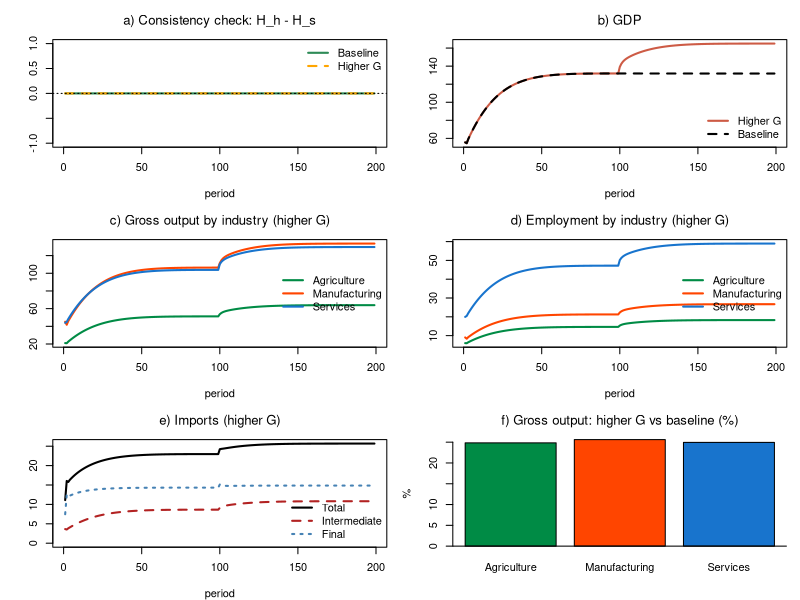

Write the R code that produced this figure.
# *************************************************************************
#  Model IO-OPENSBM, fixed prices (3 industries)
#  Model OPENSBM-FLEX with a 3-industry input-output core and all prices equal to 1
#  Sources: Godley & Lavoie, Monetary Economics, chapters 4, 7 and 12;
#           foreign-sector set-up as in the OPENSIMPLEST model;
#           IO treatment of trade as in Canelli et al. (2026)
#  Author: Marco Veronese Passarella
#  Last change: 20/11/2026
# *************************************************************************

# Clear environment
rm(list = ls(all = TRUE))

# Set model parameters ####
nPeriods    <- 200         # Periods
nScenarios  <- 2           # 1 baseline, 2 higher government spending
shockStart  <- 101         # Period at which the shock hits
alpha10     <- 0.68        # Propensity to consume out of disposable income: autonomous component
alpha11     <- 4           # Propensity to consume out of disposable income: sensitivity to the interest rate
alpha2      <- 0.1         # Propensity to consume out of wealth
lambda10    <- 0.15        # Portfolio: autonomous share of domestic bills
lambda11    <- 1           # Portfolio: sensitivity of domestic bills to domestic rate
lambda12    <- 1           # Portfolio: sensitivity of domestic bills to foreign rate
lambda20    <- 0.1         # Portfolio: autonomous share of foreign bills
lambda21    <- 1           # Portfolio: sensitivity of foreign bills to domestic rate (= lambda12)
lambda22    <- 1           # Portfolio: sensitivity of foreign bills to foreign rate
lambdac     <- 0.2         # Cash to (lagged) consumption ratio
theta       <- 0.2         # Average tax rate on income
delta       <- 0.1         # Depreciation rate
gamma       <- 0.1         # Speed of adjustment of capital to its target
kappaj      <- c(0.8, 1.3, 0.3)       # Target capital-gross output ratios by industry (agriculture, manufacturing, services)

# Input-output parameters ####
nIndustries <- 3           # Industries (agriculture, manufacturing, services)
pr          <- c(3.5, 5, 2.2)         # Labour productivity by industry
betaC       <- c(0.15, 0.35, 0.50)    # Consumption shares by industry
betaI       <- c(0.20, 0.50, 0.30)    # Investment shares by industry
betaG       <- c(0.10, 0.30, 0.60)    # Government spending shares by industry
chi         <- c(0.20, 0.60, 0.20)    # Export shares by industry
psiC        <- c(0.20, 0.40, 0.05)    # Import content of consumption by industry
psiI        <- c(0.10, 0.40, 0.05)    # Import content of investment by industry
psiG        <- c(0.05, 0.10, 0.02)    # Import content of government spending by industry
A  <- matrix(c(0.11, 0.12, 0.10,      # Domestic technical coefficients
               0.21, 0.22, 0.20,      # (row: supplying industry; column: using industry)
               0.15, 0.18, 0.10), nrow = nIndustries, byrow = TRUE)
Am <- matrix(c(0.01, 0.005, 0.005,    # Imported input coefficients
               0.02, 0.03,  0.01,
               0.005, 0.005, 0.01), nrow = nIndustries, byrow = TRUE)
Leontief <- solve(diag(nIndustries) - A)   # (I - A)^-1, computed once (A is constant)
eps0        <- log(0.1)    # Export equation: constant
eps1        <- 0.8         # Export equation: elasticity to exchange rate
eps2        <- 1           # Export equation: elasticity to foreign income
mu0         <- log(0.2)    # Import equation: constant (m = 0.2*y when xr = 1)
mu1         <- 0.8         # Import equation: elasticity to exchange rate
mu2         <- 1           # Import equation: elasticity to domestic income
Gbase       <- 20          # Government spending (baseline)
Gshock      <- 25          # Government spending (scenario 2)
psi         <- 1           # Fiscal rule: share of the extra interest bill offset by lower spending
rbar        <- 0.02        # Fiscal rule: reference interest rate
phixr       <- 3           # Speed of exchange-rate adjustment to the current account

# Create the variables as matrices [scenario, period], all starting at zero ####

# A) Households
YD    <- matrix(0, nScenarios, nPeriods)  # Disposable income (regular)
CG    <- matrix(0, nScenarios, nPeriods)  # Capital gains on foreign bills
C     <- matrix(0, nScenarios, nPeriods)  # Consumption
alpha1<- matrix(0, nScenarios, nPeriods)  # Propensity to consume out of disposable income
V     <- matrix(0, nScenarios, nPeriods)  # Net wealth
H_h   <- matrix(0, nScenarios, nPeriods)  # Cash held by households
B_h   <- matrix(0, nScenarios, nPeriods)  # Domestic bills held by households
BF_h  <- matrix(0, nScenarios, nPeriods)  # Foreign bills held by households (foreign currency)
M_h   <- matrix(0, nScenarios, nPeriods)  # Bank deposits held by households

# B) Firms
Y     <- matrix(0, nScenarios, nPeriods)  # Output / income (GDP)
WB    <- matrix(0, nScenarios, nPeriods)  # Wage bill
N     <- matrix(0, nScenarios, nPeriods)  # Employment
w     <- matrix(0, nScenarios, nPeriods)  # Wage rate
I     <- matrix(0, nScenarios, nPeriods)  # Gross investment
K     <- matrix(0, nScenarios, nPeriods)  # Capital stock
KT    <- matrix(0, nScenarios, nPeriods)  # Target capital stock
DA    <- matrix(0, nScenarios, nPeriods)  # Depreciation allowances
AF    <- matrix(0, nScenarios, nPeriods)  # Amortisation funds
L_d   <- matrix(0, nScenarios, nPeriods)  # Demand for bank loans

# Industry-level variables as arrays [scenario, period, industry] ####
d     <- array(0, dim = c(nScenarios, nPeriods, nIndustries))  # Final demand (domestic + imported)
d_pat <- array(0, dim = c(nScenarios, nPeriods, nIndustries))  # Import content of final demand (pattern)
d_im  <- array(0, dim = c(nScenarios, nPeriods, nIndustries))  # Final demand met by imports
d_dom <- array(0, dim = c(nScenarios, nPeriods, nIndustries))  # Final demand met by domestic production
x     <- array(0, dim = c(nScenarios, nPeriods, nIndustries))  # Gross output
im_int<- array(0, dim = c(nScenarios, nPeriods, nIndustries))  # Intermediate imports
Nz    <- array(0, dim = c(nScenarios, nPeriods, nIndustries))  # Employment by industry

# C) Banks
L_s   <- matrix(0, nScenarios, nPeriods)  # Supply of bank loans
M_s   <- matrix(0, nScenarios, nPeriods)  # Supply of bank deposits
B_b   <- matrix(0, nScenarios, nPeriods)  # Bills held by banks (if < 0, CB advances)
FB    <- matrix(0, nScenarios, nPeriods)  # Bank profits (distributed to households)

# D) Government and central bank
TAX   <- matrix(0, nScenarios, nPeriods)  # Taxes
PSBR  <- matrix(0, nScenarios, nPeriods)  # Public sector borrowing requirement
B_s   <- matrix(0, nScenarios, nPeriods)  # Domestic bills supplied by government
B_cb  <- matrix(0, nScenarios, nPeriods)  # Domestic bills held by central bank
F_cb  <- matrix(0, nScenarios, nPeriods)  # Central bank profits
H_s   <- matrix(0, nScenarios, nPeriods)  # Cash supplied by central bank

# E) Rest of the World
X     <- matrix(0, nScenarios, nPeriods)  # Exports
IM    <- matrix(0, nScenarios, nPeriods)  # Imports
TB    <- matrix(0, nScenarios, nPeriods)  # Trade balance
CA    <- matrix(0, nScenarios, nPeriods)  # Current account
NETFA <- matrix(0, nScenarios, nPeriods)  # Net foreign assets of domestic economy
B_w   <- matrix(0, nScenarios, nPeriods)  # Domestic bills held by RoW

# Exogenous variables as matrices (so they can take scenario-specific shocks) ####
G0  <- matrix(Gbase, nScenarios, nPeriods)  # Government spending, exogenous component
G   <- matrix(Gbase, nScenarios, nPeriods)  # Government spending
rb  <- matrix(0.02,  nScenarios, nPeriods)  # Interest rate on domestic bills (policy rate)
rm  <- matrix(0.02,  nScenarios, nPeriods)  # Interest rate on deposits
rl  <- matrix(0.02,  nScenarios, nPeriods)  # Interest rate on loans
rw  <- matrix(0.02,  nScenarios, nPeriods)  # Interest rate on foreign bills
yw  <- matrix(200,   nScenarios, nPeriods)  # Foreign income
xr  <- matrix(1,     nScenarios, nPeriods)  # Nominal exchange rate (domestic price of foreign currency), flexible

# Loop over scenarios ####
for (j in 1:nScenarios) {

  # Time loop
  for (i in 2:nPeriods) {

    # Shocks ####
    if (i >= shockStart && j == 2) G0[j, i] <- Gshock        # higher government spending

    # Solve the SIMULTANEOUS equations by iteration
    for (iter in 1:100) {

      # A) HOUSEHOLDS ####
      YD[j, i]   = WB[j, i] - TAX[j, i] +
        rb[j, i - 1] * B_h[j, i - 1] + rm[j, i - 1] * M_h[j, i - 1] +
        rw[j, i - 1] * BF_h[j, i - 1] * xr[j, i] + FB[j, i]                  # Disposable income (1)
      CG[j, i]   = (xr[j, i] - xr[j, i - 1]) * BF_h[j, i - 1]               # Capital gains (2)
      TAX[j, i]  = theta * (WB[j, i] + FB[j, i] + rb[j, i - 1] * B_h[j, i - 1] + rm[j, i - 1] * M_h[j, i - 1] +
        rw[j, i - 1] * BF_h[j, i - 1] * xr[j, i])                            # Taxes on household income (3)
      V[j, i]    = V[j, i - 1] + (YD[j, i] - C[j, i]) + CG[j, i]                # Wealth accumulation (4)
      alpha1[j, i] = alpha10 - alpha11 * rb[j, i - 1]               # Propensity to consume and interest rate (5)
      C[j, i]    = alpha1[j, i] * YD[j, i] + alpha2 * V[j, i - 1]           # Consumption (6)
      H_h[j, i]  = lambdac * C[j, i - 1]                                    # Cash for transactions (7)
      B_h[j, i]  = V[j, i] * (lambda10 + lambda11 * rb[j, i] - lambda12 * rw[j, i])          # Domestic bills (8)
      BF_h[j, i] = (V[j, i] / xr[j, i]) * (lambda20 - lambda21 * rb[j, i] + lambda22 * rw[j, i]) # Foreign bills (9)
      M_h[j, i]  = V[j, i] - H_h[j, i] - B_h[j, i] - BF_h[j, i] * xr[j, i]  # Deposits as buffer stock (10)

      # B) FIRMS ####
      Y[j, i]    = C[j, i] + I[j, i] + G[j, i] + X[j, i] - IM[j, i]         # GDP (11)
      WB[j, i]   = Y[j, i] - rl[j, i - 1] * L_d[j, i - 1] - AF[j, i]        # Wage bill = residual, no retained profits (12)
      N[j, i]    = sum(Nz[j, i, ])                                          # Employment (total) (13)
      w[j, i]    = WB[j, i] / N[j, i]                                       # Wage rate (14)
      KT[j, i]   = sum(kappaj * x[j, i - 1, ])                          # Target capital (15)
      DA[j, i]   = delta * K[j, i - 1]                                      # Depreciation allowances (16)
      AF[j, i]   = DA[j, i]                                                 # Amortisation funds (17)
      I[j, i]    = gamma * (KT[j, i] - K[j, i - 1]) + DA[j, i]              # Gross investment (18)
      K[j, i]    = K[j, i - 1] + I[j, i] - DA[j, i]                         # Capital accumulation (19)
      L_d[j, i]  = L_d[j, i - 1] + I[j, i] - AF[j, i]                       # Loans fund net investment   (20)

      # INDUSTRIAL STRUCTURE ####
      d[j, i, ]     = betaC * C[j, i] + betaI * I[j, i] + betaG * G[j, i] + chi * X[j, i]  # Final demand by industry (21)
      d_pat[j, i, ] = psiC * betaC * C[j, i] + psiI * betaI * I[j, i] + psiG * betaG * G[j, i]  # Import content of final demand (22)
      d_dom[j, i, ] = d[j, i, ] - d_im[j, i, ]                              # Domestic final demand (23)
      x[j, i, ]     = Leontief %*% d_dom[j, i, ]                            # Gross output (24)
      im_int[j, i, ] = Am %*% x[j, i, ]                                     # Intermediate imports (25)
      d_im[j, i, ]  = d_pat[j, i, ] * (IM[j, i] - sum(im_int[j, i, ])) / sum(d_pat[j, i, ])  # Final imports = residual (26)
      Nz[j, i, ]    = x[j, i, ] / pr                                        # Employment by industry (27)
      
      # C) BANKS ####
      L_s[j, i]  = L_s[j, i - 1] + (L_d[j, i] - L_d[j, i - 1])              # Loans supplied on demand (28)
      M_s[j, i]  = M_s[j, i - 1] + (L_s[j, i] - L_s[j, i - 1])              # Loans create deposits (29)
      B_b[j, i]  = M_h[j, i] - M_s[j, i]                                    # Bills held by banks (30)
      FB[j, i]   = rl[j, i - 1] * L_s[j, i - 1] + rb[j, i - 1] * B_b[j, i - 1] -
        rm[j, i - 1] * M_h[j, i - 1]                                         # Bank profits (31)

      # D) GOVERNMENT AND CENTRAL BANK ####
      F_cb[j, i] = rb[j, i - 1] * B_cb[j, i - 1]                            # Central bank profits (32)
      G[j, i]    = G0[j, i] - psi * (rb[j, i - 1] - rbar) * B_s[j, i - 1]   # Fiscal rule (33)
      PSBR[j, i] = G[j, i] + rb[j, i - 1] * B_s[j, i - 1] - TAX[j, i] - F_cb[j, i] # Borrowing requirement (34)
      B_s[j, i]  = B_s[j, i - 1] + PSBR[j, i]                               # Supply of domestic bills (35)
      B_cb[j, i] = B_s[j, i] - B_h[j, i] - B_b[j, i] - B_w[j, i]            # Central bank residual (36)
      H_s[j, i]  = H_s[j, i - 1] + (B_cb[j, i] - B_cb[j, i - 1])            # Supply of cash (37)

      # E) REST OF THE WORLD ####
      X[j, i]    = exp(eps0 + eps1 * log(xr[j, i - 1]) + eps2 * log(yw[j, i]))  # Exports (38)
      IM[j, i]   = exp(mu0 - mu1 * log(xr[j, i - 1]) + mu2 * log(Y[j, i]))      # Imports (39)
      TB[j, i]   = X[j, i] - IM[j, i]                                       # Trade balance (40)
      CA[j, i]   = TB[j, i] + rw[j, i - 1] * BF_h[j, i - 1] * xr[j, i] -
        rb[j, i - 1] * B_w[j, i - 1]                                         # Current account (41)
      NETFA[j, i]= NETFA[j, i - 1] + CA[j, i] + CG[j, i]                    # Net foreign assets (42)
      B_w[j, i]  = BF_h[j, i] * xr[j, i] - NETFA[j, i]                      # Domestic bills held by RoW (43)
      xr[j, i]   = xr[j, i - 1] * exp(-phixr * CA[j, i] / max(Y[j, i], 1))  # Flexible exchange rate (44)
    }
  }
}

# Display the results ####
sfcGap <- max(abs(H_h[, 2:nPeriods] - H_s[, 2:nPeriods]))     # Hidden equation: H_h = H_s
ioGap  <- max(abs(apply(x[, 2:nPeriods, ], c(1, 2), sum) - 
                  apply(x[, 2:nPeriods, ], c(1, 2), function(v) sum(A %*% v)) -
                  apply(d_dom[, 2:nPeriods, ], c(1, 2), sum)))  # IO check: x = A x + d_dom
cat(" ******************************")
cat("\n Industries =", nIndustries)
cat("\n Max |H_h - H_s| =", sfcGap)
cat("\n Max IO gap =", ioGap)
cat("\n Min final imports by industry =", round(min(d_im[, 2:nPeriods, ]), 3))
cat("\n Max import share of final demand =", round(max((d_im / d)[, 3:nPeriods, ]), 3))
cat("\n ******************************")
cat("\n Values at period", nPeriods, "(baseline | higher G): \n Y =",
    round(Y[1, nPeriods], 2), "|", round(Y[2, nPeriods], 2),
    "\n x =", round(x[1, nPeriods, ], 2), "|", round(x[2, nPeriods, ], 2),
    "\n N =", round(N[1, nPeriods], 2), "|", round(N[2, nPeriods], 2),
    "\n xr =", round(xr[1, nPeriods], 3), "|", round(xr[2, nPeriods], 3))
cat("\n ******************************")

# Plot the results ####
indCol <- c("springgreen4", "orangered", "dodgerblue3")   # Industry colours
indLab <- c("Agriculture", "Manufacturing", "Services")   # Industry names
per    <- 2:nPeriods                                       # Periods shown

op = par(mfrow = c(3, 2), mar = c(4, 4, 3, 1))

# a) Consistency check (both scenarios): H_h - H_s should hug zero
plot(H_h[1, per] - H_s[1, per], type = "l", col = "seagreen", lwd = 2,
     font.main = 1, main = "a) Consistency check: H_h - H_s", xlab = "period", ylab = "",
     ylim = range(-1, 1))
lines(H_h[2, per] - H_s[2, per], col = "orange", lwd = 2, lty = 2)
abline(h = 0, lty = 3)
legend("topright", c("Baseline", "Higher G"), col = c("seagreen", "orange"),
       lwd = 2, lty = c(1, 2), bty = "n")

# b) GDP: baseline vs higher government spending
plot(Y[2, per], type = "l", col = "coral3", lwd = 2, font.main = 1,
     main = "b) GDP", xlab = "period", ylab = "", ylim = range(Y[, per]))
lines(Y[1, per], col = "black", lwd = 2, lty = 2)
legend("bottomright", c("Higher G", "Baseline"), col = c("coral3", "black"),
       lwd = 2, lty = c(1, 2), bty = "n")

# c) Gross output by industry (higher G)
matplot(x[2, per, ], type = "l", lty = 1, lwd = 2, col = indCol, font.main = 1,
        main = "c) Gross output by industry (higher G)", xlab = "period", ylab = "")
legend("right", indLab, col = indCol, lwd = 2, bty = "n")

# d) Employment by industry (higher G)
matplot(Nz[2, per, ], type = "l", lty = 1, lwd = 2, col = indCol, font.main = 1,
        main = "d) Employment by industry (higher G)", xlab = "period", ylab = "")
legend("right", indLab, col = indCol, lwd = 2, bty = "n")

# e) Intermediate and final imports (higher G)
imInt <- apply(im_int[2, per, ], 1, sum)
imFin <- apply(d_im[2, per, ], 1, sum)
plot(IM[2, per], type = "l", col = "black", lwd = 2, font.main = 1,
     main = "e) Imports (higher G)", xlab = "period", ylab = "", ylim = range(0, IM[2, per]))
lines(imInt, col = "firebrick", lwd = 2, lty = 2)
lines(imFin, col = "steelblue", lwd = 2, lty = 3)
legend("bottomright", c("Total", "Intermediate", "Final"), col = c("black", "firebrick", "steelblue"),
       lwd = 2, lty = 1:3, bty = "n")

# f) Change in gross output by industry (higher G vs baseline, last period)
barplot(100 * (x[2, nPeriods, ] / x[1, nPeriods, ] - 1), names.arg = indLab, col = indCol,
        font.main = 1, main = "f) Gross output: higher G vs baseline (%)", ylab = "%")
abline(h = 0)

par(op)
